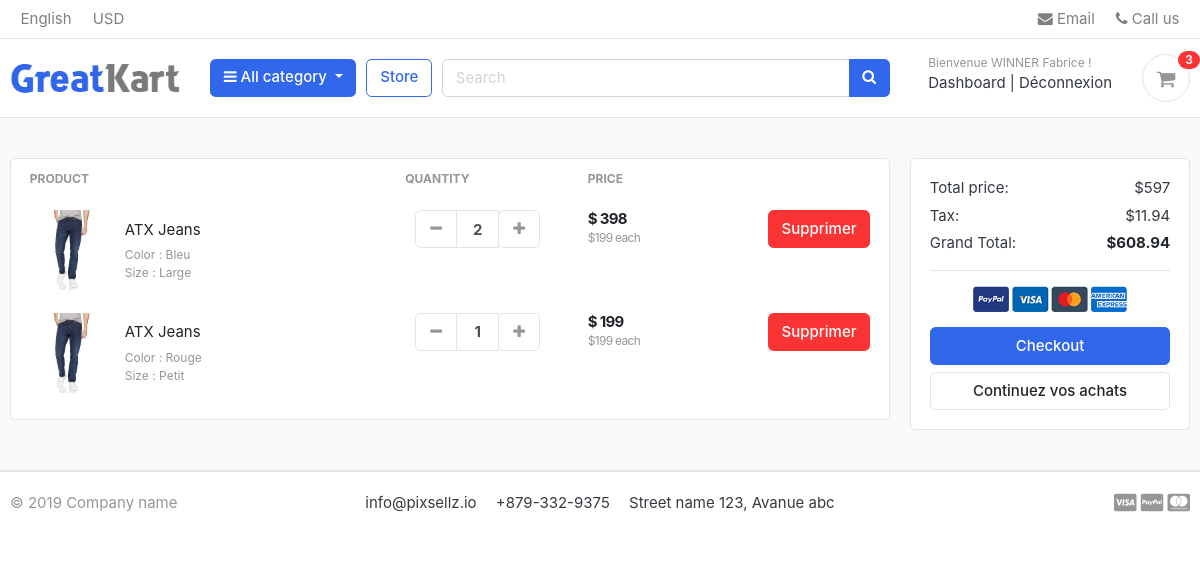
The app's page /cart/ (signed in), older data.
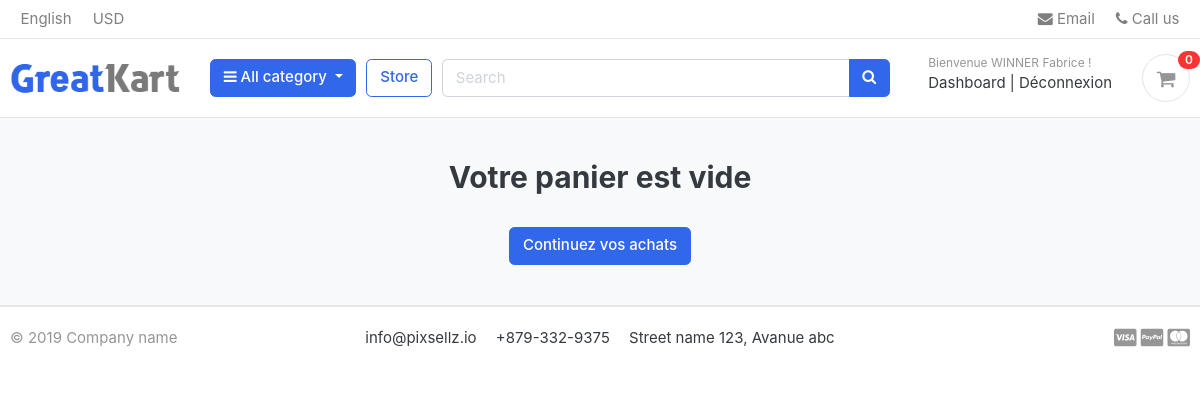
The same page, newer data.
### carts/models.py (models this page shows, shortened)
class Cartitem(models.Model):
    user = models.ForeignKey(Account, on_delete=models.CASCADE, null=True)
    product   = models.ForeignKey(Product, on_delete=models.CASCADE)
    variations = models.ManyToManyField(Variation, blank=True)
    cart      = models.ForeignKey(Cart, on_delete=models.CASCADE, null=True)
    quantity  = models.IntegerField()
    is_active = models.BooleanField(default=True)
    def sub_total(self):
        return self.product.price * self.quantity

### store/models.py (models this page shows, shortened)
class Product(models.Model):
    product_name    = models.CharField(max_length=200, unique=True)
    slug            = models.SlugField(max_length=200, unique=True)
    description     = models.TextField(max_length=500, blank=True)
    price           = models.IntegerField()
    images          = models.ImageField(upload_to='photo/products')
    stock           = models.IntegerField()
    is_available    = models.BooleanField(default=True)
    category        = models.ForeignKey(Category, on_delete=models.CASCADE)
    created_date    = models.DateTimeField(auto_now_add=True)
    modified_date   = models.DateTimeField(auto_now=True)
    def get_url(self):
        return reverse('product_detail', args=[self.category.slug, self.slug])

class Variation(models.Model):
    product             = models.ForeignKey(Product, on_delete=models.CASCADE)
    variation_category  = models.CharField(max_length=100, choices=variation_category_choise)
    variation_value     = models.CharField(max_length=100)
    is_active           = models.BooleanField(default=True)
    created_date        = models.DateTimeField(auto_now=True)
    objects = VariationManager()

### carts/views.py (the view)
# urls.py: path('', views.cart, name='cart'),
def cart(request, total=0, quantity=0, cart_item=None):
    try:
        tax = 0
        grand_total = 0
        if request.user.is_authenticated:
            cart_items = Cartitem.objects.filter(user=request.user, is_active=True)
        else:
            cart = Cart.objects.get(cart_id=_cart_id(request))
            cart_items = Cartitem.objects.filter(cart=cart, is_active=True)
        for cart_item in cart_items:
            total += (cart_item.product.price * cart_item.quantity)
            quantity += cart_item.quantity
        tax = (2 * total)/100
        grand_total = total + tax
    except ObjectDoesNotExist:
        pass
    context = {
        'total': total,
        'quantity': quantity,
        'cart_items': cart_items,
        'tax': tax,
        'grand_total': grand_total,
    }
    return render(request, 'store/cart.html', context)

### carts/context_processors.py (called while the page is built)
def counter(request):
    cart_count = 0
    if 'admin' in request.path:
        return {}
    else:
        try:
            cart = Cart.objects.filter(cart_id=_cart_id(request))
            if request.user.is_authenticated:
                cart_items = Cartitem.objects.all().filter(user=request.user)
            else:
                cart_items = Cartitem.objects.all().filter(cart=cart[:1])
            for cart_item in cart_items:
                cart_count += cart_item.quantity
        except Cart.DoesNotExist:
            cart_count = 0
    return dict(cart_count=cart_count)

### carts/views.py (called while the page is built)
def _cart_id(request):
    cart = request.session.session_key
    if not cart:
        cart = request.session.create()
    return cart

### category/context_processors.py (called while the page is built)
def menu_links(request):
    links = Category.objects.all()
    return dict(links=links)

### category/models.py (called while the page is built)
    def get_url(self):
        return reverse('products_by_category', args=[self.slug])

### templates/store/cart.html (shortened to what the changed rows need)
{% extends 'base.html' %}
{% load static %}
{% block content %}
<section class="section-content padding-y bg">
    <div class="container">
        {% if not cart_items %}
        <h2 class="text-center">Votre panier est vide</h2>
        <br>
        <div class="text-center">
            <a href="{% url 'store' %}" class="btn btn-primary">Continuez vos achats</a>
        </div>
        {% else %}
        <div class="row">
            <aside class="col-lg-9">
                <div class="card">
                    <table class="table table-borderless table-shopping-cart">
                        <thead class="text-muted">
                            <tr class="small text-uppercase">
                                <th scope="col">Product</th>
                                <th scope="col" width="120">Quantity</th>
                                <th scope="col" width="120">Price</th>
                                <th scope="col" class="text-right" width="200"> </th>
                            </tr>
                        </thead>
                        <tbody>
                            {% for cart_item in cart_items %}
                            <tr>
                                <td>
                                    <figure class="itemside align-items-center">
                                        <div class="aside"><img src="{{ cart_item.product.images.url }}" class="img-sm">
                                        </div>
                                        <figcaption class="info">
                                            <a href="{{ cart_item.product.get_url }}" class="title text-dark">{{ cart_item.product.product_name }}</a>
                                            <p class="text-muted small">
                                                {% if cart_item.variations.all %}
                                                    {% for item in cart_item.variations.all %}
                                                        {{ item.variation_category | capfirst }} : {{ item.variation_value | capfirst }} <br>
                                                    {%endfor%}
                                                {% endif %}
                                            </p>
                                        </figcaption>
                                    </figure>
                                </td>
                                <td>
                                    <div class="col">
                                        <div class="input-group input-spinner">
                                            <div class="input-group-prepend">
                                            <a href="{% url 'remove_cart' cart_item.product.id cart_item.id %}" class="btn btn-light" type="button" id="button-plus"> <i class="fa fa-minus"></i> </a>
                                            </div>
                                            <input type="text" class="form-control"  value="{{ cart_item.quantity }}">
                                            <div class="input-group-append">
                                                <form action="{% url 'add_cart' cart_item.product.id %}" method="POST">
                                                    <button class="btn btn-light" type="submit" id="button-minus"> <i class="fa fa-plus"></i> </button>
                                                </form>
                                            </div>
                                        </div>
                                    </div>
                                </td>
                                <td>
                                    <div class="price-wrap">
                                        <var class="price">$ {{ cart_item.sub_total }}</var>
                                        <small class="text-muted"> ${{ cart_item.product.price }} each </small>
                                    </div>
                                </td>
                                <td class="text-right">
                                    <a href="{% url 'remove_cart_item' cart_item.product.id cart_item.id %}" onclick="return confirm('Vous êtes sûr de vouloir supprimer')"class="btn btn-danger"> Supprimer</a>
                                </td>
                            </tr>
                            {% endfor %}
                        </tbody>
                    </table>
                </div>
            </aside>
            <aside class="col-lg-3">
                <div class="card">
                    <div class="card-body">
                        <dl class="dlist-align">
                            <dt>Total price:</dt>
                            <dd class="text-right">${{ total }}</dd>
                        </dl>
                        <dl class="dlist-align">
                            <dt>Tax:</dt>
                            <dd class="text-right"> ${{ tax }}</dd>
                        </dl>
                        <dl class="dlist-align">
                            <dt>Grand Total:</dt>
                            <dd class="text-right text-dark b"><strong>${{ grand_total }}</strong></dd>
                        </dl>
                        <hr>
                        <p class="text-center mb-3">
                            <img src="{% static './images/misc/payments.png' %}" height="26">
                        </p>
                        <a href="{% url 'checkout' %}" class="btn btn-primary btn-block"> Checkout </a>
                        <a href="{% url 'store' %}" class="btn btn-light btn-block">Continuez vos achats</a>
                    </div>
                </div>
            </aside>
        </div>
        {% endif %}
    </div>
</section>
{% endblock %}

### templates/includes/navbar.html (shortened to what this page needs)
{% load static %}
<header class="section-header">
    <nav class="navbar p-md-0 navbar-expand-sm navbar-light border-bottom">
        <div class="container">
            <div class="collapse navbar-collapse" id="navbarTop4">
                <ul class="navbar-nav mr-auto">
                    <li class="nav-item dropdown">
                        <a href="#" class="nav-link"> English </a>
                    </li>
                    <li class="nav-item dropdown">
                        <a href="#" class="nav-link"> USD </a>
                    </li>
                </ul>
                <ul class="navbar-nav">
                    <li><a href="#" class="nav-link"> <i class="fa fa-envelope"></i> Email </a></li>
                    <li><a href="#" class="nav-link"> <i class="fa fa-phone"></i> Call us </a></li>
                </ul>
            </div>
        </div>
    </nav>
    <section class="header-main border-bottom">
        <div class="container">
            <div class="row align-items-center">
                <div class="col-lg-2 col-md-3 col-6">
                    <a href="{% url 'home' %}" class="brand-wrap">
                        <img class="logo" src="{% static './images/logo.png' %}">
                    </a>
                </div>
                <div class="col-lg col-sm col-md col-6 flex-grow-0">
                    <div class="category-wrap dropdown d-inline-block float-right">
                        <button type="button" class="btn btn-primary dropdown-toggle" data-toggle="dropdown">
                            <i class="fa fa-bars"></i> All category
                        </button>
                    </div>
                </div>
                <a href="{% url 'store' %}" class="btn btn-outline-primary">Store</a>
                <div class="col-lg  col-md-6 col-sm-12 col">
                    <form action="{% url 'search' %}" class="search" method="GET">
                        <div class="input-group w-100">
                            <input type="text" class="form-control" style="width:60%;" placeholder="Search" name="keyword">
                            <div class="input-group-append">
                                <button class="btn btn-primary" type="submit">
                                    <i class="fa fa-search"></i>
                                </button>
                            </div>
                        </div>
                    </form>
                </div>
                <div class="col-lg-3 col-sm-6 col-8 order-2 order-lg-3">
                    <div class="d-flex justify-content-end mb-3 mb-lg-0">
                        {% if user.id is  None %}
                            <div class="widget-header">
                                <small class="title text-muted">Bienvenue invité !</small>
                                <div>
                                    <a href="{% url 'login' %}">Se connecter</a> <span class="dark-transp"> | </span>
                                    <a href="{% url 'register' %}"> S'inscrire</a>
                                </div>
                            </div>
                        {% else %}
                            <div class="widget-header">
                                <small class="title text-muted">Bienvenue {{ user.first_name }} {{ user.last_name }} !</small>
                                <div>
                                    <a href="{% url 'dashboard' %}">Dashboard</a> <span class="dark-transp"> | </span>
                                    <a href="{% url 'logout' %}"> Déconnexion</a>
                                </div>
                            </div>
                        {% endif %}
                        <a href="{% url 'cart' %}" class="widget-header pl-3 ml-3">
                            <div class="icon icon-sm rounded-circle border"><i class="fa fa-shopping-cart"></i>
                            </div>
                            <span class="badge badge-pill badge-danger notify">{{ cart_count }}</span>
                        </a>
                    </div>
                </div>
            </div>
        </div>
    </section>
</header>

Row changes from the older to the newer data that the page shows:
removed Cartitem: product.images (picture), product.product_name "ATX Jeans", quantity "2", sub_total "398", product.price "199"
no longer on this page (row unchanged): Variation: variation_category "Color", variation_value "Bleu", shown under "ATX Jeans"
no longer on this page (row unchanged): Variation: variation_category "Size", variation_value "Large", shown under "ATX Jeans"
removed Cartitem: product.images (picture), product.product_name "ATX Jeans", quantity "1", sub_total "199", product.price "199"
no longer on this page (row unchanged): Variation: variation_category "Color", variation_value "Rouge", shown under "ATX Jeans"
no longer on this page (row unchanged): Variation: variation_category "Size", variation_value "Petit", shown under "ATX Jeans"
Text that changed along with them:
{{ cart_count }}: "3" → "0"
{{ total }}: "597" → (not shown)
{{ tax }}: "11.94" → (not shown)
{{ grand_total }}: "608.94" → (not shown)
text no longer shown: "PRODUCT QUANTITY PRICE Total price: $ Tax: $ Grand Total: $ Checkout"
text now shown: "Votre panier est vide"
